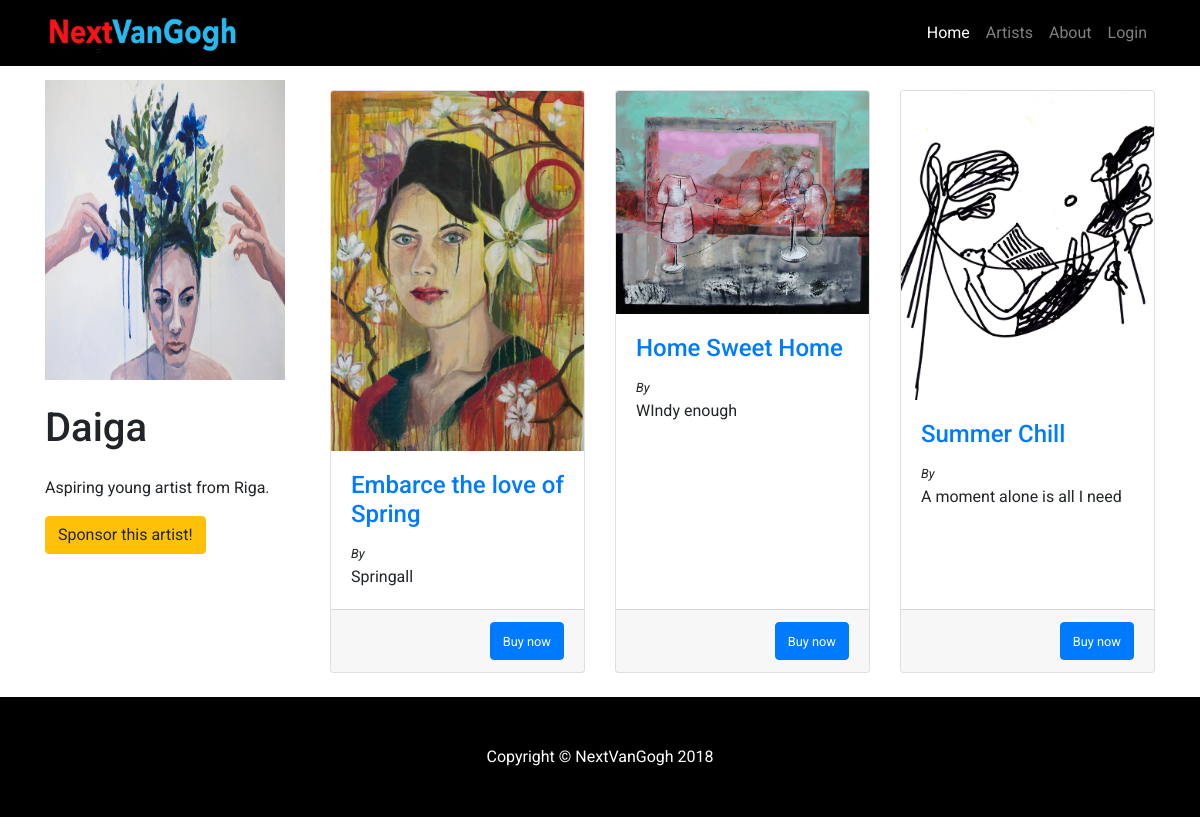
The page /artist/Daiga on the database its author committed.
### tables this page shows
CREATE TABLE Artists (Id INTEGER NOT NULL PRIMARY KEY AUTOINCREMENT UNIQUE, UserName TEXT NOT NULL UNIQUE, FirstName TEXT, LastName TEXT, Password TEXT NOT NULL UNIQUE, Description TEXT, Photo TEXT);

CREATE TABLE "ArtWorks" (
	`Id`	INTEGER NOT NULL PRIMARY KEY AUTOINCREMENT UNIQUE,
	`ArtistId`	INTEGER NOT NULL,
	`ArtTypeId`	INTEGER NOT NULL,
	`Name`	TEXT NOT NULL,
	`Description`	TEXT,
	`Item`	BLOB,
	FOREIGN KEY(`ArtistId`) REFERENCES `Artists`,
	FOREIGN KEY(`ArtTypeId`) REFERENCES ArtTypes
);

### server.py (the view)
@app.route("/artist/<name>")
def getArtist(name):
	con = lite.connect('db/nVanGogh.db')
	con.row_factory = lite.Row
	cur = con.cursor()
	cur.execute("SELECT * FROM Artists Where Artists.UserName == ?", [name])
	a = cur.fetchall()
	cur.execute("Select ArtWorks.Id, ArtWorks.Description, ArtWorks.Item, ArtWorks.Name from ArtWorks INNER JOIN Artists ON ArtWorks.ArtistId == Artists.Id where Artists.UserName == ?", [name])
	artWorks = cur.fetchall()
	return render_template('artist.html', artist = a, artWorks = artWorks)

### templates/artist.html (shortened to what this page needs)
<!DOCTYPE html>
<html lang="en">
  <head>
    <link href="../static/bootstrap.min.css" rel="stylesheet">
    <link href="../static/style.css" rel="stylesheet">
  </head>
  <body>
    <nav class="navbar navbar-expand-lg navbar-dark bg-dark fixed-top" style="background-color:#000!important;">
      <div class="container">
        <a class="navbar-brand" href="/"><img src="../static/logo.png" width=200 height=40></a>
        <div class="collapse navbar-collapse" id="navbarResponsive">
          <ul class="navbar-nav ml-auto">
            <li class="nav-item active">
              <a class="nav-link" href="/">Home
              </a>
            </li>
            <li class="nav-item">
              <a class="nav-link" href="/allArtists">Artists</a>
            </li>
            <li class="nav-item">
              <a class="nav-link" href="/about">About</a>
            </li>
            <li id="log" class="nav-item">
              {% if session['loggedIn'] %}
              <a class="nav-link" onclick="window.location.href='/logout'">Logout</a>
              {% else %}
              <a class="nav-link" onclick="login()">Login</a>
              {% endif %}
            </li>
          </ul>
        </div>
      </div>
    </nav>
    <div class="container">
      <div class="row">
        <div class="col-lg-3">
          <br>
          <img src="{{ artist[0]['Photo'] }}" width=240 height=300>
          <h1 class="my-4">{{ artist[0]["FirstName"] }}</h1>
          <div class="list-group">
            <p>{{ artist[0]["Description"] }}</p>
          </div>
          <button class="btn btn-warning" style="margin-bottom:10%;">Sponsor this artist!</button>
          <br>
        </div>
        <div class="col-lg-9" style="margin-top:3%;">
          <div class="row">
		{% for artWork in artWorks %}
 		     <div class="col-lg-4 col-md-6 mb-4">
              		<div class="card h-100">
                		<a href="#" onclick="openArt('{{artWork["Item"]+ "," + artWork["Name"]+ "," + artWork["Description"]}}')"><img class="card-img-top" src="{{artWork['Item']}}" alt=""></a>
                		<div class="card-body">
                  			<h4 class="card-title"><a  href="#">{{artWork["Name"]}}</a>  </h4>
                                <small style="font-style:italic;">By <a href="/artist/{{artWork['UserName']}}">{{artWork["FirstName"]}}</a></small>
                  			<p class="card-text">{{artWork["Description"]}}</p>
                		</div>
                		<div class="card-footer">
                            <button class="btn btn-primary" style="float:right;"><small>Buy now</small></button>
                		</div>
              		</div>
            	</div>
	         {% endfor %}
         </div>
        </div>
      </div>
    </div>
    <footer class="py-5 bg-dark" style="background-color:#000!important;">
      <div class="container">
        <p class="m-0 text-center text-white">Copyright &copy; NextVanGogh 2018</p>
      </div>
    </footer>
  </body>
</html>

### static/style.css (style rules this page uses)
body { padding-top: 54px; font-family: 'Roboto', sans-serif!important; }
.navbar-dark { background-color: #000; }
@media (min-width: 992px) { body { padding-top: 56px; } }

### rows shown on the page
Artists: Photo (picture), FirstName "Daiga", Description "Aspiring young artist from Riga."
ArtWorks: Item (picture), Name "Embarce the love of Spring", Description "Springall"
ArtWorks: Item (picture), Name "Home Sweet Home", Description "WIndy enough"
ArtWorks: Item (picture), Name "Summer Chill", Description "A moment alone is all I need"
